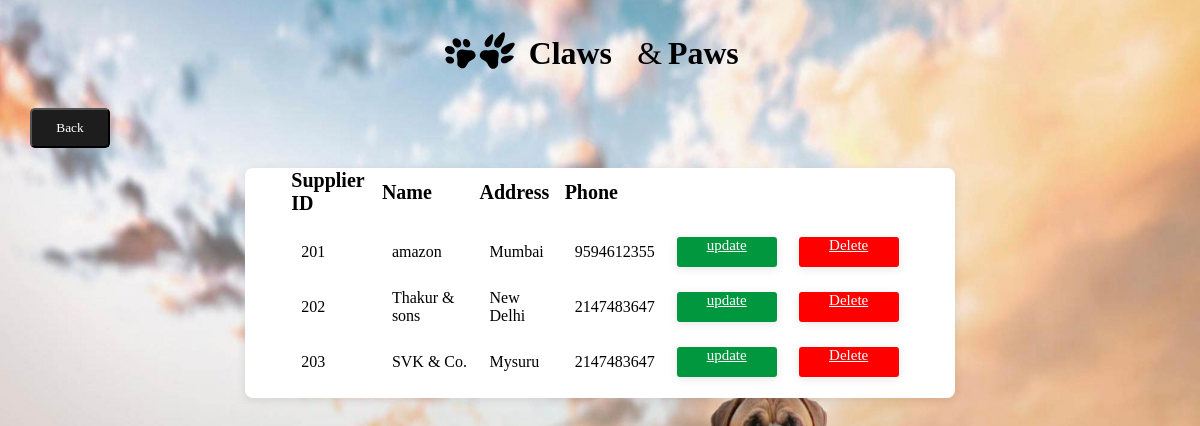
The app's page /viewsupplier.php with its own data.
### tables this page shows
CREATE TABLE `supplier` (
  `s_id` int(11) NOT NULL,
  `s_name` varchar(20) NOT NULL,
  `s_address` varchar(60) NOT NULL,
  `s_phone` bigint(10) NOT NULL
);

### viewsupplier.php (the view, shortened to what this page needs)
<html lang="en" dir="ltr">
    <head>
        <link rel="stylesheet" href="viewcustomer.css">
    </head>
    <body class="bg">
        <center>
            <header>
            <img class="img" height="100px" width="310px" alt="" src="logo FL final.svg">
            <div class="btn">
                <input  type="button" value="Back" onclick="window.location.href='admindashboard.php';"/>
            </div>
            </header>
            <div class="card">
                    <div>
                    <form action="" method="POST" enctype="multipart/form-data">
                    <table class="table">
                        <tr>
                            <th scope="col">Supplier ID</th>
                            <th scope="col">Name</th>
                            <th scope="col">Address</th>
                            <th scope="col">Phone</th>
                        </tr>
                    <?php
                    $conn = new mysqli("localhost", "root", "", "petstore");
                    $query = "SELECT * FROM supplier";
                    $query_run = mysqli_query($conn,$query);
                    while ($row = mysqli_fetch_assoc($query_run))
                    {
                    ?>
                        <tr>
                            <td><?php echo $row['s_id']; ?></td>
                            <td><?php echo $row['s_name']; ?></td>
                            <td><?php echo $row['s_address']; ?></td>
                            <td><?php echo $row['s_phone']; ?></td>
                            <td> <a href="http://localhost/petstore/updatesupplier.php?s_id=<?php echo $row["s_id"]; ?>" class="button1">update</a></td>
                            <td> <a href="http://localhost/petstore/deletesupplier.php?s_id=<?php echo $row["s_id"]; ?>" class="button">Delete</a></td>
                        </tr>
                    <?php
                      }
                    ?>
                    </div>
            </div>
        </center>
    </body>
</html>

### viewcustomer.css (style rules this page uses)
.bg { background-image: url(bg3.jpg); background-repeat: no-repeat; background-attachment: fixed; background-size: 100% 110%; }
.card { border-radius: 8px; background-color: #ffffff; background-repeat: no-repeat; background-position: center; width: 60%; height: auto; box-shadow: 0 2px 10px rgba(0, 0, 0, 0.10), 0 0px 0px rgba(0, 0, 0, 0.10); }
table,th,td { border: transparent; font-family: poppins; }
table { border-collapse:collapse; width:90%; height:14%; color:black; padding-left: 100px; }
th { text-align: left; font-size: 20px; }
td { text-align: left; border: solid 20px transparent; }
.btn > input { background-color: #1d1d1d; border-radius: 5px; color: #ffffff; text-align: center; font-family: poppins; line-height: 10px; width: 80px; height: 40px; margin-right: 1060px; margin-bottom: 20px; }
.button { border-radius: 3px; display: inline-block; border:none; text-align: center; color: #ffffff; font-family: poppins; width: 100px; height: 30px; font-size: 15px; transition: border .2s, background-color .2s; background-color: #ff0000; box-shadow: 0 2px 10px rgba(0, 0, 0, 0.10), 0 0px 0px rgba(0, 0, 0, 0.10); margin: 0; }
.button1 { border-radius: 3px; display: inline-block; border:none; text-align: center; color: #ffffff; font-family: poppins; width: 100px; height: 30px; font-size: 15px; transition: border .2s, background-color .2s; background-color: #00973f; box-shadow: 0 2px 10px rgba(0, 0, 0, 0.10), 0 0px 0px rgba(0, 0, 0, 0.10); margin: 0; }

### records on screen
supplier: s_id "201", s_name "amazon", s_address "Mumbai", s_phone "9594612355"
supplier: s_id "202", s_name "Thakur & sons", s_address "New Delhi", s_phone "2147483647"
supplier: s_id "203", s_name "SVK & Co.", s_address "Mysuru", s_phone "2147483647"
